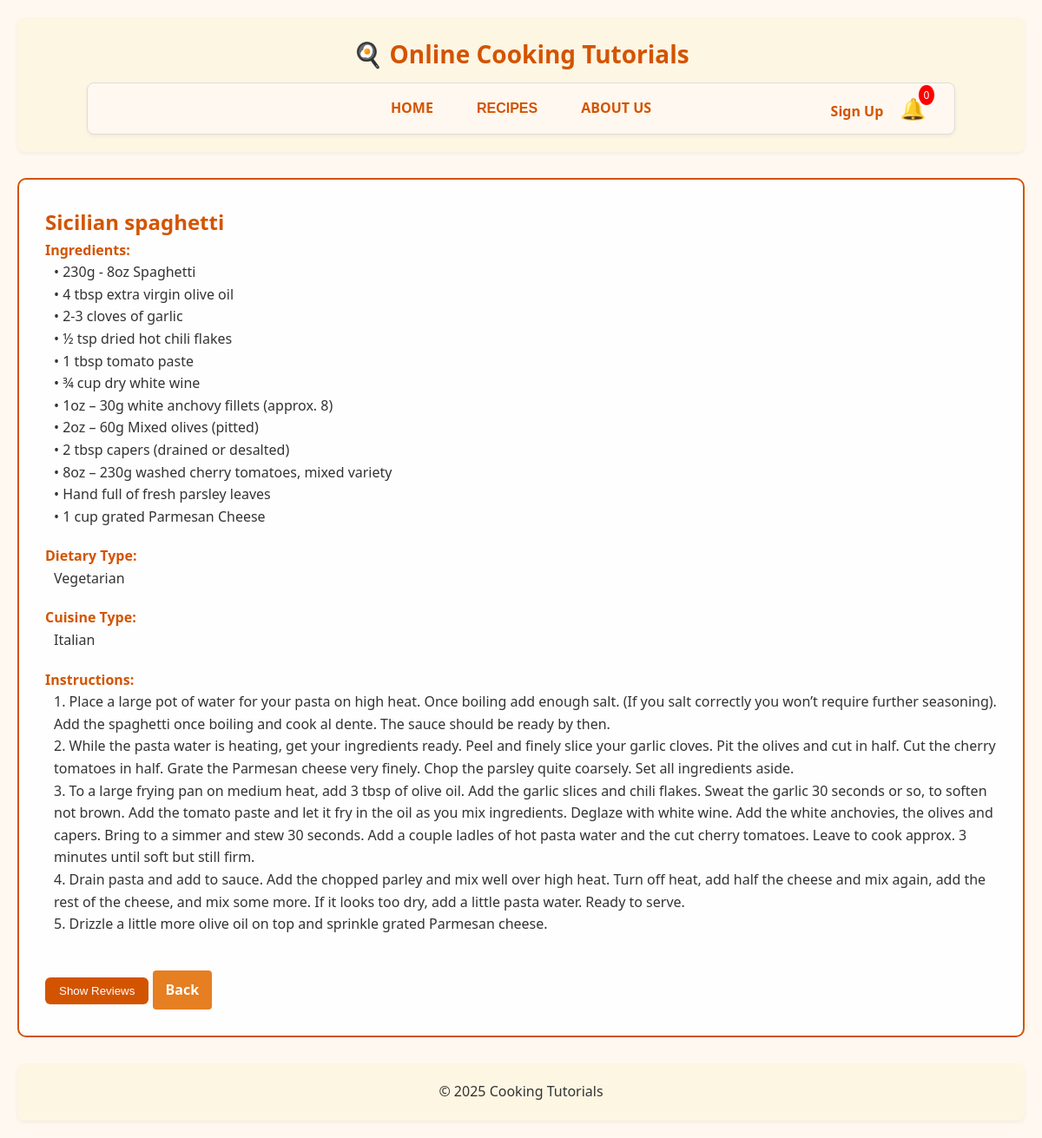
Screenshot of /view_other_people_recipe.php?recipeID=1 with the database file from the repository.
### tables this page shows
CREATE TABLE `recipe` (
  `recipeID` int(11) NOT NULL,
  `title` varchar(200) NOT NULL,
  `ingredient` text DEFAULT NULL,
  `dietary_type` varchar(50) DEFAULT NULL,
  `cuisine_type` varchar(50) DEFAULT NULL,
  `step` text NOT NULL,
  `created_at` datetime DEFAULT current_timestamp(),
  `updated_at` datetime DEFAULT current_timestamp() ON UPDATE current_timestamp(),
  `userID` int(11) NOT NULL
);

### view_other_people_recipe.php (the view, shortened to what this page needs)
<?php
require_once 'db_connect.php';
$recipeID = intval($_GET['recipeID']);
$stmt = $conn->prepare("SELECT * FROM RECIPE WHERE recipeID = ?");
$stmt->bind_param("i", $recipeID);
$stmt->execute();
$result = $stmt->get_result();
$recipe = $result->fetch_assoc();
?>
<!DOCTYPE html>
<html>
<head>
    <link rel="stylesheet" href="style.css">
</head>
<body>
<?php include 'header.php'; ?>
<div class="view-wrapper">
    <h2><?= htmlspecialchars($recipe['title']) ?></h2>
    <div class="recipe-section">
        <div class="recipe-label">Ingredients:</div>
        <div class="recipe-text"><?= nl2br(htmlspecialchars($recipe['ingredient'])) ?></div>
    </div>
    <div class="recipe-section">
        <div class="recipe-label">Dietary Type:</div>
        <div class="recipe-text"><?= htmlspecialchars($recipe['dietary_type']) ?></div>
    </div>
    <div class="recipe-section">
        <div class="recipe-label">Cuisine Type:</div>
        <div class="recipe-text"><?= htmlspecialchars($recipe['cuisine_type']) ?></div>
    </div>
    <div class="recipe-section">
        <div class="recipe-label">Instructions:</div>
        <div class="recipe-text" style="white-space: pre-line;"><?= htmlspecialchars($recipe['step']) ?></div>
    </div>
    <button id="showReviewsBtn">Show Reviews</button>
    <a href="other_people_recipe_list.php" class="btn btn-secondary" style="margin-top: 20px; display: inline-block;">Back</a>
</div>
<?php include 'footer.php'; ?>
</body>
</html>

### style.css (style rules this page uses)
* { box-sizing: border-box; margin: 0; padding: 0; }
body { font-family: 'Segoe UI', Tahoma, Geneva, Verdana, sans-serif; background-color: #fff8f0; color: #333; line-height: 1.6; padding: 20px; }
h1, h2 { color: #d35400; }
button { padding: 10px 20px; background-color: #e67e22; color: #fff; border: none; border-radius: 4px; cursor: pointer; }
a { color: #d35400; text-decoration: none; }

### view_other_people_recipe.php (style rules this page uses)
.view-wrapper { background: #fefefe; padding: 30px; border: 2px solid #d35400; border-radius: 10px; max-width: 1200px; margin: 30px auto; }
.view-wrapper h2 { margin-top: 0; }
.recipe-section { margin-bottom: 20px; }
.recipe-label { font-weight: bold; color: #d35400; }
.recipe-text { margin-left: 10px; }
#showReviewsBtn { margin-top: 20px; padding: 8px 16px; background-color: #d35400; color: white; border: none; border-radius: 6px; cursor: pointer; }

### header.php (style rules this page uses)
.btn { background-color: #e67e22; color: white; padding: 10px 15px; border: none; border-radius: 4px; font-weight: bold; cursor: pointer; text-decoration: none; }

### rows the page displays
recipe: title "Sicilian spaghetti", ingredient "• 230g - 8oz Spaghetti • 4 tbsp extra virgin olive oil • 2-3 cloves of garlic • ½ tsp dried hot chili flakes • 1 tbsp tomato paste • ¾ cup dry white wine • 1oz – 30g white anchovy fillets (approx. 8) • 2oz – 60g Mixed olives (pitted) • 2 tbsp capers (drained or desalted) • 8oz – 230g washed cherry tomatoes, mixed variety • Hand full of fresh parsley leaves • 1 cup grated Parmesan Cheese", dietary_type "Vegetarian", cuisine_type "Italian", step "1. Place a large pot of water for your pasta on high heat. Once boiling add enough salt. (If you salt correctly you won’t require further seasoning). Add the spaghetti once boiling and cook al dente. The sauce should be ready by then. 2. While the pasta water is heating, get your ingredients ready. Peel and finely slice your garlic cloves. Pit the olives and cut in half. Cut the cherry tomatoes in half. Grate the Parmesan cheese very finely. Chop the parsley quite coarsely. Set all ingredients aside. 3. To a large frying pan on medium heat, add 3 tbsp of olive oil. Add the garlic slices and chili flakes. Sweat the garlic 30 seconds or so, to soften not brown. Add the tomato paste and let it…"
